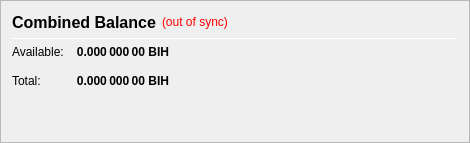
                   <widget class="QFrame" name="frame_CombinedBalances">
                    <property name="minimumSize">
                     <size>
                      <width>470</width>
                      <height>0</height>
                     </size>
                    </property>
                    <property name="frameShape">
                     <enum>QFrame::StyledPanel</enum>
                    </property>
                    <property name="frameShadow">
                     <enum>QFrame::Raised</enum>
                    </property>
                    <layout class="QVBoxLayout" name="verticalLayout_5">
                     <item>
                      <layout class="QHBoxLayout" name="horizontalLayout_5" stretch="0,0,0">
                       <item>
                        <widget class="QLabel" name="label_5z">
                         <property name="minimumSize">
                          <size>
                           <width>0</width>
                           <height>20</height>
                          </size>
                         </property>
                         <property name="font">
                          <font>
                           <pointsize>12</pointsize>
                           <weight>75</weight>
                           <bold>true</bold>
                          </font>
                         </property>
                         <property name="toolTip">
                          <string>Combined Balance (including unconfirmed and immature coins)</string>
                         </property>
                         <property name="text">
                          <string>Combined Balance</string>
                         </property>
                        </widget>
                       </item>
                       <item>
                        <widget class="QLabel" name="labelWalletStatus">
                         <property name="cursor">
                          <cursorShape>WhatsThisCursor</cursorShape>
                         </property>
                         <property name="toolTip">
                          <string>The displayed information may be out of date. Your wallet automatically synchronizes with the Bithost network after a connection is established, but this process has not completed yet.</string>
                         </property>
                         <property name="styleSheet">
                          <string notr="true">QLabel { color: red; }</string>
                         </property>
                         <property name="text">
                          <string notr="true">(out of sync)</string>
                         </property>
                         <property name="alignment">
                          <set>Qt::AlignLeading|Qt::AlignLeft|Qt::AlignVCenter</set>
                         </property>
                        </widget>
                       </item>
                       <item>
                        <spacer name="horizontalSpacer_1">
                         <property name="orientation">
                          <enum>Qt::Horizontal</enum>
                         </property>
                         <property name="sizeHint" stdset="0">
                          <size>
                           <width>40</width>
                           <height>20</height>
                          </size>
                         </property>
                        </spacer>
                       </item>
                      </layout>
                     </item>
                     <item>
                      <widget class="Line" name="line_CombinedBalance">
                       <property name="minimumSize">
                        <size>
                         <width>0</width>
                         <height>1</height>
                        </size>
                       </property>
                       <property name="maximumSize">
                        <size>
                         <width>16777215</width>
                         <height>1</height>
                        </size>
                       </property>
                       <property name="orientation">
                        <enum>Qt::Horizontal</enum>
                       </property>
                      </widget>
                     </item>
                     <item>
                      <layout class="QGridLayout" name="gridLayout_3">
                       <property name="spacing">
                        <number>12</number>
                       </property>
                       <item row="1" column="0">
                        <widget class="QLabel" name="labelBalanceTextz">
                         <property name="text">
                          <string>Available:</string>
                         </property>
                        </widget>
                       </item>
                       <item row="1" column="1">
                        <widget class="QLabel" name="labelBalancez">
                         <property name="font">
                          <font>
                           <weight>75</weight>
                           <bold>true</bold>
                          </font>
                         </property>
                         <property name="cursor">
                          <cursorShape>IBeamCursor</cursorShape>
                         </property>
                         <property name="toolTip">
                          <string>Your current spendable balance</string>
                         </property>
                         <property name="text">
                          <string notr="true">0.000 000 00 BIH</string>
                         </property>
                         <property name="alignment">
                          <set>Qt::AlignRight|Qt::AlignTrailing|Qt::AlignVCenter</set>
                         </property>
                         <property name="textInteractionFlags">
                          <set>Qt::LinksAccessibleByMouse|Qt::TextSelectableByKeyboard|Qt::TextSelectableByMouse</set>
                         </property>
                        </widget>
                       </item>
                       <item row="2" column="0">
                        <widget class="QLabel" name="labelTotalTextz">
                         <property name="text">
                          <string>Total:</string>
                         </property>
                        </widget>
                       </item>
                       <item row="2" column="1">
                        <widget class="QLabel" name="labelTotalz">
                         <property name="font">
                          <font>
                           <weight>75</weight>
                           <bold>true</bold>
                          </font>
                         </property>
                         <property name="cursor">
                          <cursorShape>IBeamCursor</cursorShape>
                         </property>
                         <property name="toolTip">
                          <string>Total Balance, including all unavailable coins.</string>
                         </property>
                         <property name="text">
                          <string notr="true">0.000 000 00 BIH</string>
                         </property>
                         <property name="alignment">
                          <set>Qt::AlignRight|Qt::AlignTrailing|Qt::AlignVCenter</set>
                         </property>
                         <property name="textInteractionFlags">
                          <set>Qt::LinksAccessibleByMouse|Qt::TextSelectableByKeyboard|Qt::TextSelectableByMouse</set>
                         </property>
                        </widget>
                       </item>
                       <item row="2" column="3">
                        <spacer name="horizontalSpacer_2">
                         <property name="orientation">
                          <enum>Qt::Horizontal</enum>
                         </property>
                         <property name="sizeHint" stdset="0">
                          <size>
                           <width>40</width>
                           <height>20</height>
                          </size>
                         </property>
                        </spacer>
                       </item>
                      </layout>
                     </item>
                     <item>
                      <spacer name="verticalSpacer_1">
                       <property name="orientation">
                        <enum>Qt::Vertical</enum>
                       </property>
                       <property name="sizeHint" stdset="0">
                        <size>
                         <width>20</width>
                         <height>40</height>
                        </size>
                       </property>
                      </spacer>
                     </item>
                    </layout>
                   </widget>
